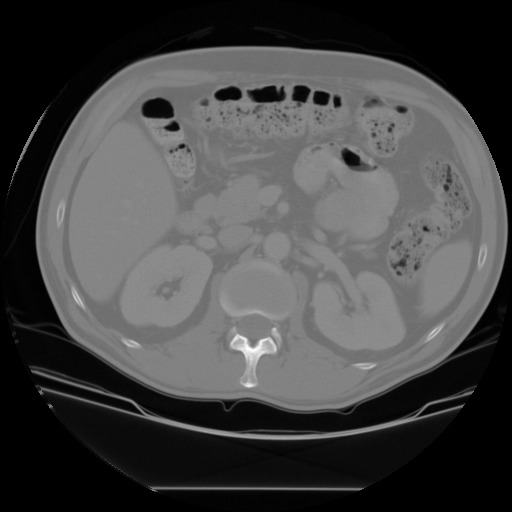
#> input picture Day2/images/kidney.jpg, 512 x 512 px
$ jupyter execute --allow-errors Morphological_Operations.ipynb
#> lines starting #> are read from the running program, lines starting #| are printed output that depends on the picture; after the words box and inside, x2 and y2 are one past the last pixel; in counts of white or black regions, pixels touching at a corner belong together
# Topics Covered
-   Erosion
-   Dialation
-   Opening
-   Closing

###### Import required libraries

[cell 1]
import cv2
import numpy as np
import matplotlib.pyplot as plt

###### get images

[cell 2]
def zero_pad(img,k):
    h,w = img.shape
    pad = np.floor(k/2)

    new_h = int(h+2*pad)
    new_w = int(w+2*pad)
    new_img = np.zeros((new_h,new_w))

    for i in range(h):
        for j in range(w):
            new_img[int(i+pad),int(j+pad)] = img[i,j]

    return new_img

[cell 3]
img = cv2.imread("../images/dragon.png",0)
#> (the rest of this cell did not finish here and is left out)

###### Erosion and Dialation

[cell 4]
#erosion
def erosion(img,k):
    h,w = img.shape
    f_img = np.empty((h,w),dtype=np.uint8)
    pad = int(np.floor(k/2))
    img = zero_pad(img,k)

    for i in range(pad , h+pad):
        for j in range(pad, w+pad):
            f_img[i-pad,j-pad] = np.min(img[i-pad:i+pad+1,j-pad:j+pad+1])#write code #set to zero

    return f_img

[cell 5]
#dialation
def dialation(img,k):
    h,w = img.shape
    f_img = np.empty((h,w),dtype=np.uint8)
    pad = int(np.floor(k/2))
    img = zero_pad(img,k)

    for i in range(pad , h+pad):
        for j in range(pad, w+pad):
            f_img[i-pad,j-pad] = np.max((img[i-pad:i+pad+1,j-pad:j+pad+1])) #write code #set to 1

    return f_img

[cell 6]
k = 5
#> (the rest of this cell did not finish here and is left out)

[cell 7]
fig = plt.figure(figsize=(20,20))


ax = fig.add_subplot(3,3,1)
#> (the rest of this cell did not finish here and is left out)

#### Opening

[cell 8]
img = cv2.imread("../images/kidney.jpg",0)
#> img is the input picture: shape (512, 512); min 0, max 255, mean 69.8

plt.figure(figsize=(10,10))
plt.imshow(img,cmap = 'gray')
plt.axis('off')

[cell 9]
k=5

blur = cv2.GaussianBlur(img,(11,11),0)
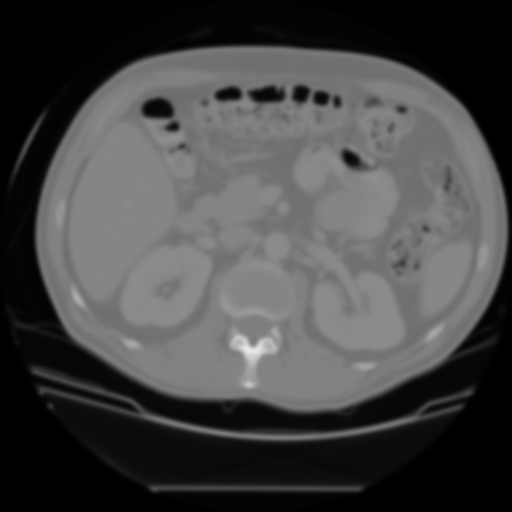
#> blur: shape (512, 512); min 0, max 236, mean 69.8
img = np.where(blur>130,1,0)
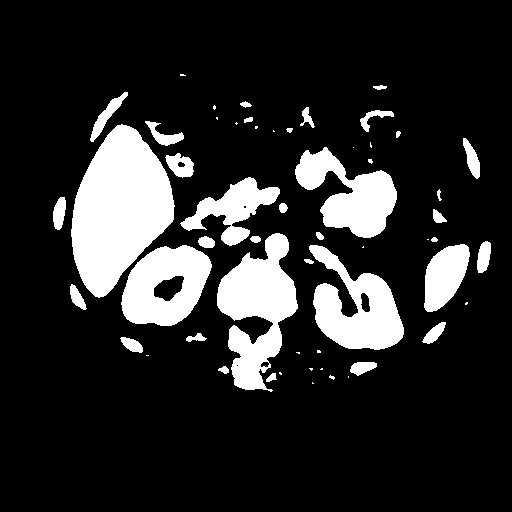
#> img: shape (512, 512) int64; values 0 (black) and 1 (white), 16.4% white; 56 white regions (21 under 20 px), largest, box (x1, y1, x2, y2) and area: (71, 124, 175, 298) 11568, (217, 233, 298, 392) 6840, (309, 245, 404, 350) 5305


img = erosion(img,k)
#> after the loop in zero_pad, `for i in range(h):`:
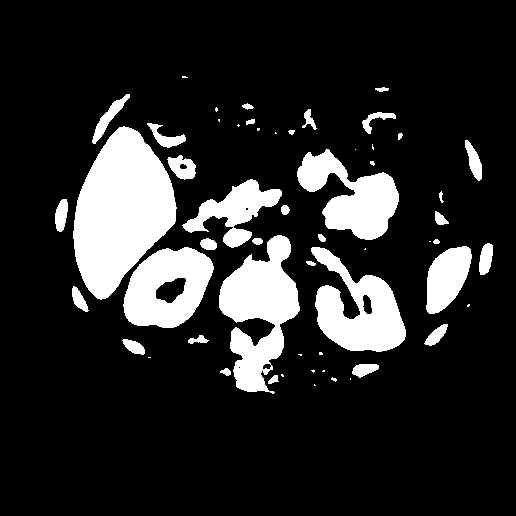
#> new_img: shape (516, 516) float64; values 0 (black) and 1 (white), 16.1% white; 56 white regions (21 under 20 px), largest, box (x1, y1, x2, y2) and area: (73, 126, 177, 300) 11568, (219, 235, 300, 394) 6840, (311, 247, 406, 352) 5305
#> after the loop in erosion (call 2), `for i in range(pad , h+pad):`: f_img: shape (512, 512); values 0 (black) and 1 (white), 12.4% white; 36 white regions (15 under 20 px), largest, box (x1, y1, x2, y2) and area: (73, 127, 172, 295) 10478, (219, 235, 296, 388) 5374, (312, 247, 402, 348) 4028
img = dialation(img,k )
#> call 2 of zero_pad, with k = 5
#> after the loop in zero_pad (call 2), `for i in range(h):`:
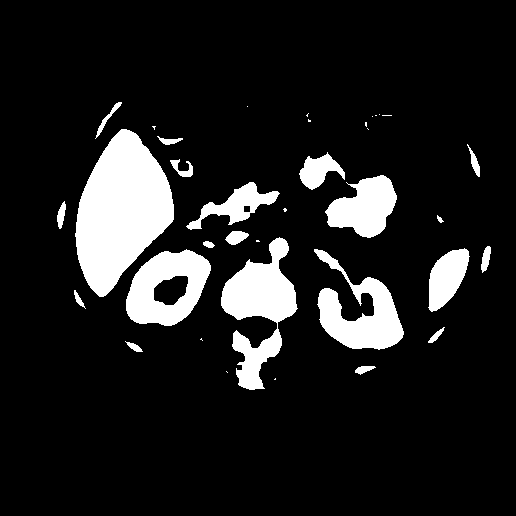
#> new_img: shape (516, 516) float64; values 0 (black) and 1 (white), 12.2% white; 36 white regions (15 under 20 px), largest, box (x1, y1, x2, y2) and area: (75, 129, 174, 297) 10478, (221, 237, 298, 390) 5374, (314, 249, 404, 350) 4028
#> after the loop in dialation, `for i in range(pad , h+pad):`:
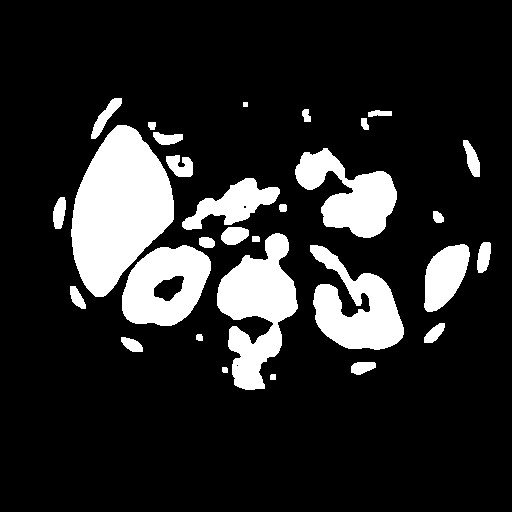
#> f_img: shape (512, 512); values 0 (black) and 1 (white), 16% white; 30 white regions, largest, box (x1, y1, x2, y2) and area: (71, 125, 174, 297) 11562, (217, 233, 298, 390) 6754, (310, 245, 404, 350) 5280

plt.figure(figsize=(10,10))
plt.imshow(img,cmap = 'gray')
plt.axis('off')

#### Closing

[cell 10]
img = cv2.imread("../images/coins.jpg",0)
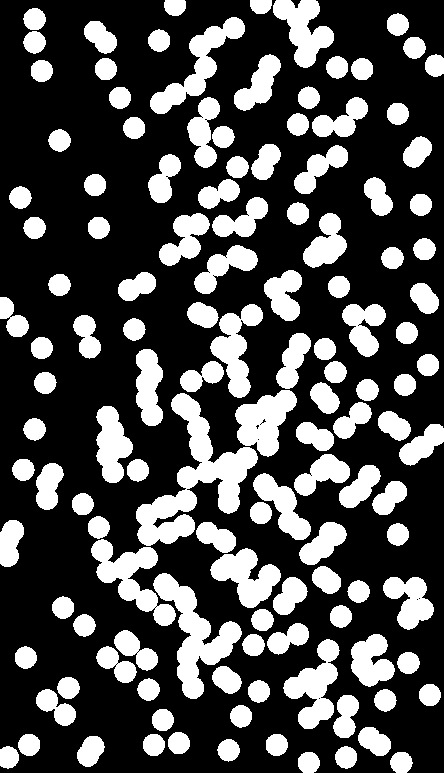
#> input picture Day2/images/coins.jpg, 444 x 773 px
#> img is the input picture: shape (773, 444); min 0, max 255, mean 76.2

plt.figure(figsize=(10,10))
plt.imshow(img,cmap = 'gray')
plt.axis('off')

[cell 11]
k=11

img = np.where(img>130,1,0)
#> img: shape (773, 444) int64; values 0 (black) and 1 (white), 29.9% white; 129 white regions, largest, box (x1, y1, x2, y2) and area: (136, 393, 258, 546) 6177, (153, 573, 242, 699) 3865, (91, 539, 176, 626) 2784

img = dialation(img,k )
#> call 2 of dialation, with k = 11
#> call 3 of zero_pad, with k = 11
#> after the loop in zero_pad (call 3), `for i in range(h):`:
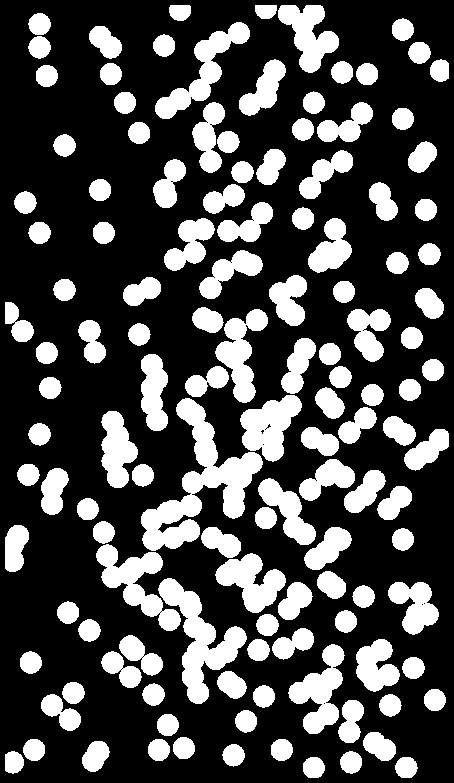
#> new_img: shape (783, 454) float64; values 0 (black) and 1 (white), 28.9% white; 129 white regions, largest, box (x1, y1, x2, y2) and area: (141, 398, 263, 551) 6177, (158, 578, 247, 704) 3865, (96, 544, 181, 631) 2784
#> after the loop in dialation (call 2), `for i in range(pad , h+pad):`:
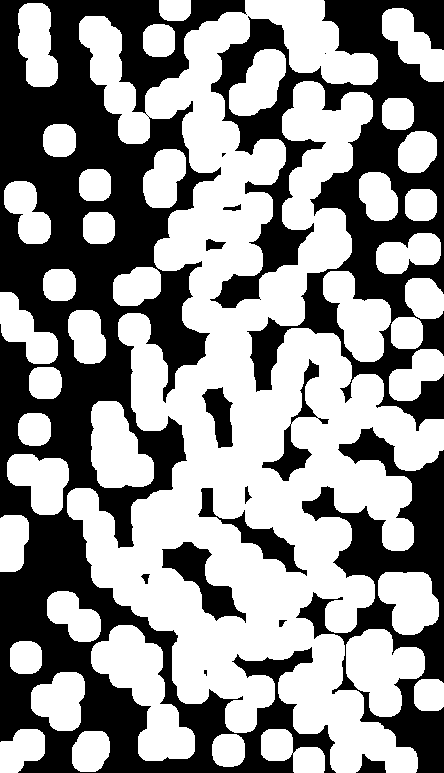
#> f_img: shape (773, 444); values 0 (black) and 1 (white), 56.8% white; 16 black regions (3 under 20 px), largest, box (x1, y1, x2, y2) and area: (0, 0, 336, 773) 88013, (210, 0, 444, 431) 36166, (296, 427, 444, 773) 16493

img = erosion(img,k)
#> call 3 of erosion, with k = 11
#> call 4 of zero_pad, with k = 11
#> after the loop in zero_pad (call 4), `for i in range(h):`:
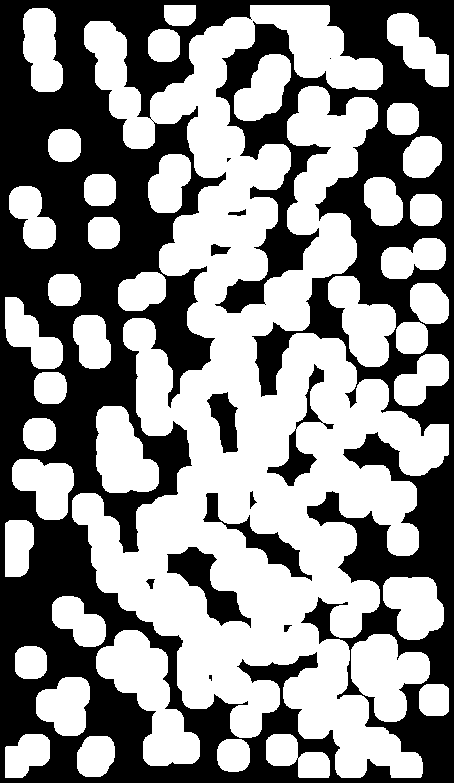
#> new_img: shape (783, 454) float64; values 0 (black) and 1 (white), 54.9% white; 13 black regions (3 under 20 px), largest, box (x1, y1, x2, y2) and area: (0, 0, 454, 783) 153278, (167, 547, 251, 628) 2389, (203, 493, 312, 581) 1859
#> after the loop in erosion (call 3), `for i in range(pad , h+pad):`:
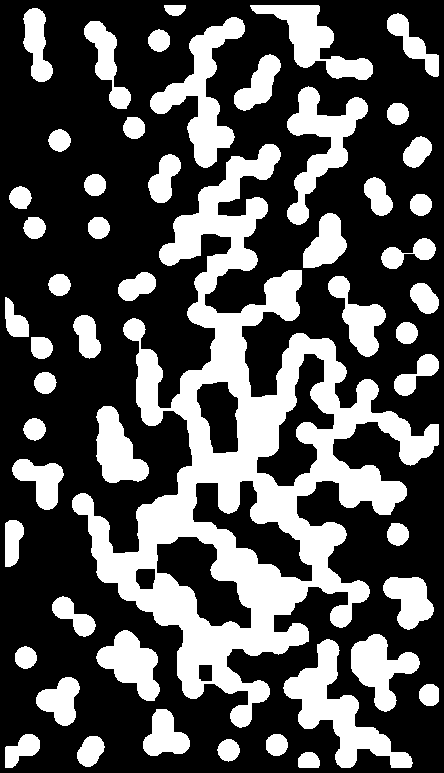
#> f_img: shape (773, 444); values 0 (black) and 1 (white), 33.1% white; 52 white regions, largest, box (x1, y1, x2, y2) and area: (72, 144, 439, 728) 56359, (283, 639, 413, 768) 5274, (150, 17, 245, 168) 4706
#perform closing operation

plt.figure(figsize=(10,10))
plt.imshow(img,cmap = 'gray')
plt.axis('off')
